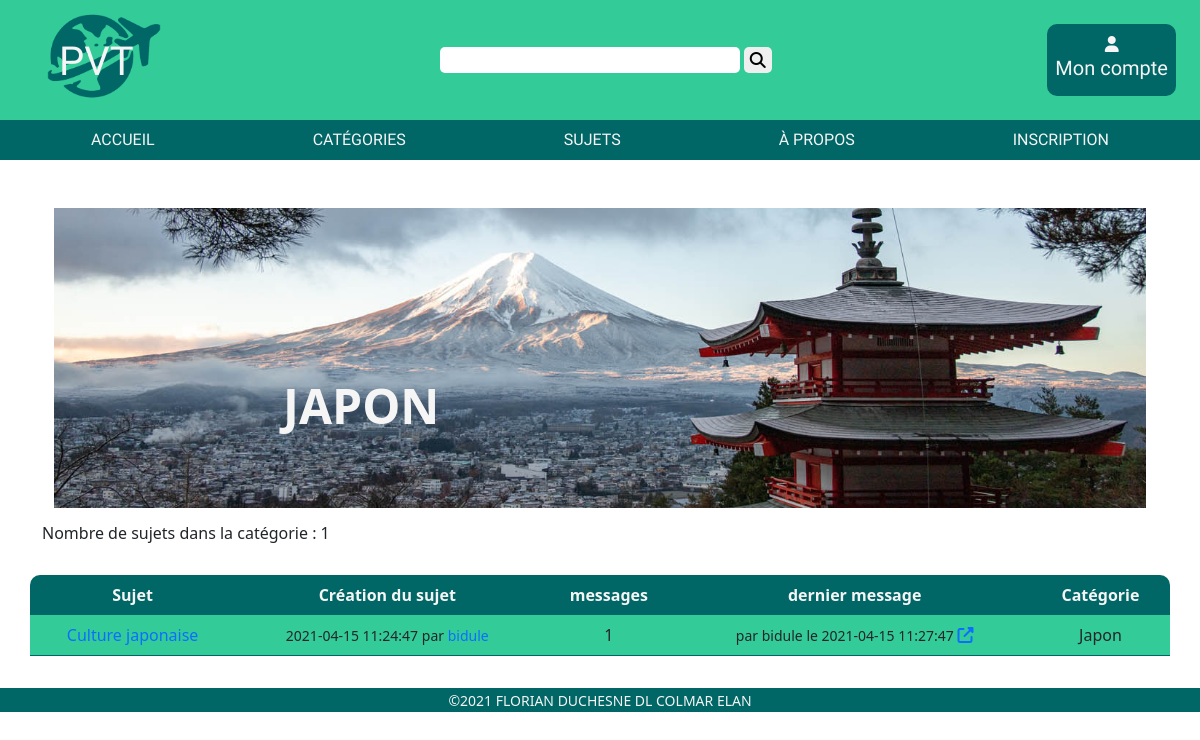
Screenshot of /?ctrl=category&method=listTopicsByCategory&id=1 with the database file from the repository.
### tables this page shows
CREATE TABLE `category` (
  `id_category` int(11) NOT NULL,
  `name` varchar(50) NOT NULL,
  `dateCreation` datetime NOT NULL DEFAULT current_timestamp(),
  `img` varchar(255) DEFAULT NULL
);

CREATE TABLE `topic` (
  `id_topic` int(11) NOT NULL,
  `title` varchar(50) NOT NULL,
  `dateCreation` datetime NOT NULL DEFAULT current_timestamp(),
  `lock` tinyint(1) NOT NULL DEFAULT 0,
  `user_id` int(11) DEFAULT NULL,
  `category_id` int(11) NOT NULL
);

CREATE TABLE `user` (
  `id_user` int(11) NOT NULL,
  `pseudo` varchar(50) NOT NULL,
  `email` varchar(50) NOT NULL,
  `password` varchar(255) NOT NULL,
  `dateRegistration` datetime NOT NULL DEFAULT current_timestamp(),
  `icon` varchar(255) DEFAULT NULL,
  `description` varchar(200) DEFAULT NULL,
  `statut` tinyint(1) DEFAULT 0
);

CREATE TABLE `message` (
  `id_message` int(11) NOT NULL,
  `content` text NOT NULL,
  `dateCreation` datetime NOT NULL DEFAULT current_timestamp(),
  `topic_id` int(11) NOT NULL,
  `user_id` int(11) NOT NULL
);

### app/Autoloader.php (called while the page is built, shortened)
<?php
abstract class Autoloader
{
	public static function autoload($class)
	{
		$parts = preg_split('#\\\#', $class);
		$className = array_pop($parts);
		$path = strtolower(implode(DS, $parts));
		$file = $className . '.php';
		$filepath = ROOT_DIR . $path . DS . $file;
	}
}

### app/Router.php (called while the page is built, shortened)
<?php
abstract class Router
{
    public static function handleRequest($get)
    {
        $method = "index";
        $ctrl = new $ctrlname();
        if (isset($get['method']) && method_exists($ctrl, $get['method'])) {
            $method = $get['method'];
        }
        return $ctrl->$method();
    }
}

### app/DAO.php (called while the page is built, shortened)
<?php
    abstract class DAO
    {
        public static function getConnection(){
            try{
                $pdo = new \PDO(
                    'mysql:host='.self::DB_HOST.';dbname='.self::DB_NAME,
                    self::DB_USER,
                    self::DB_PASS,
                    [
                        \PDO::ATTR_ERRMODE => \PDO::ERRMODE_EXCEPTION,
                        \PDO::ATTR_DEFAULT_FETCH_MODE => \PDO::FETCH_ASSOC
                    ]
                );
                return $pdo;
            }
            catch(\Exception $e){
                echo $e->getMessage();
                die();
            }
        }
    }

### controller/CategoryController.php (called while the page is built, shortened)
<?php
class CategoryController
{
  public function listTopicsByCategory()
  {
    $id = (isset($_GET['id'])) ? $_GET['id'] : null;
    $messageModel = new MessageManager;
    $categoryModel = new CategoryManager;
    $topicModel = new TopicManager;
    $category = $categoryModel->findOneById($id);
    $topics = $topicModel->findTopicsByCategory($id);
    foreach ($topics as $value) {
      $idTopic = $value->getId();
      $lastMessages[] = $messageModel->dernierMessage($idTopic);
      $nbAnswers[] = $topicModel->countAnswers($idTopic);
    }
    $nbTopics = $topicModel->countTopicsByCategory($id);
    if (empty($lastMessages)) {
      return [
        "view" => "listTopicsByCategoryEmpty.php",
        "data" => [
          "category" => $category,
          "topics" => $topics,
          "nbTopics" => $nbTopics
        ]
      ];
    } else {
      return [
        "view" => "listTopicsByCategory.php",
        "data" => [
          "category" => $category,
          "topics" => $topics,
          "nbTopics" => $nbTopics,
          "lastMessages" => $lastMessages,
          "nbAnswers" => $nbAnswers
        ]
      ];
    }
  }
}

### model/manager/CategoryManager.php (called while the page is built, shortened)
<?php
class CategoryManager extends AbstractManager
{
  private static $classname = "Model\Entity\Category";
  public function findOneById($id)
  {
    $sql = "SELECT * FROM category WHERE id_category = :id";
    return self::getOneOrNullResult(
      self::select($sql, ["id" => $id], false),
      self::$classname
    );
  }
}

### app/AbstractManager.php (called while the page is built, shortened)
<?php
abstract class AbstractManager
{
    private static $connection;
    protected static function connect()
    {
        self::$connection = DAO::getConnection();
    }
    protected static function getOneOrNullResult($row, $class)
    {
        if ($row != null) {
            return new $class($row);
        }
        return null;
    }
    protected static function getResults($rows, $class)
    {
        $results = [];
        if ($rows != null) {
            foreach ($rows as $row) {
                $results[] = new $class($row);
            }
        }
        return $results;
    }
    protected static function select($sql, $params = null, $multiple = true)
    {
        $stmt = self::$connection->prepare($sql);
        $stmt->execute($params);
        if ($multiple) {
            return $stmt->fetchAll();
        }
        return $stmt->fetch();
    }
}

### app/AbstractEntity.php (called while the page is built, shortened)
<?php
abstract class AbstractEntity
{
    protected static function hydrate($data, $object)
    {
        foreach ($data as $field => $value) {
            $fieldArray = explode("_", $field);
            $field = $fieldArray[0];
            if (isset($fieldArray[1]) && $fieldArray[1] == "id") {
                $classname = ucfirst($fieldArray[0]) . "Manager";
                $manager = new $FKCName();
                $field = $fieldArray[0];
                $value = $manager->findOneById($value);
            }
            $method = "set" . ucfirst($field);
        }
    }
}

### model/entity/Category.php (called while the page is built, shortened)
<?php
class Category extends AbstractEntity
{
  public function setId($id)
  {
    return $this;
  }
  public function setName($name)
  {
    return $this;
  }
  public function setDateCreation($dateCreation)
  {
    return $this;
  }
  public function setImg($img)
  {
    return $this;
  }
}

### model/manager/TopicManager.php (called while the page is built, shortened)
<?php
class TopicManager extends AbstractManager
{
  private static $classname = "Model\Entity\Topic";
  public function findTopicsByCategory($id)
  {
    $sql = "SELECT * FROM topic t WHERE t.category_id = :id";
    return self::getResults(
      self::select($sql, ["id" => $id], true),
      self::$classname
    );
  }
}

### model/entity/Topic.php (called while the page is built, shortened)
<?php
class Topic extends AbstractEntity
{
  public function __construct($data)
  {
    parent::hydrate($data, $this);
  }
  public function setId($id)
  {
    return $this;
  }
  public function setTitle($title)
  {
    return $this;
  }
  public function setUser($user)
  {
    return $this;
  }
  public function setCategory($category)
  {
    return $this;
  }
  public function setDateCreation($dateCreation)
  {
    return $this;
  }
  public function setLock($lock)
  {
    return $this;
  }
}

### model/manager/UserManager.php (called while the page is built, shortened)
<?php
class UserManager extends AbstractManager
{
  private static $classname = "Model\Entity\User";
  public function findOneById($id)
  {
    $sql = "SELECT * FROM user u WHERE u.id_user = :id";
    return self::getOneOrNullResult(
      self::select($sql, ["id" => $id], false),
      self::$classname
    );
  }
}

### model/entity/User.php (called while the page is built, shortened)
<?php
class User extends AbstractEntity
{
  public function setId($id)
  {
    return $this;
  }
  public function setPseudo($pseudo)
  {
    return $this;
  }
  public function setEmail($email)
  {
    return $this;
  }
  public function setPassword($password)
  {
    return $this;
  }
  public function setDateRegistration($dateRegistration)
  {
    return $this;
  }
  public function setIcon($icon)
  {
    return $this;
  }
  public function setDescription($description)
  {
    return $this;
  }
  public function setStatut($statut)
  {
    return $this;
  }
}

### view/listTopicsByCategory.php (the view, shortened to what this page needs)
<?php
if (isset($data['category'])) {
  $category = $data['category'];
  foreach ($data['nbTopics'] as $value) {
    $nbTopics = $value;
  }
?>
  <div class="container mt-5">
    <figure id="visuelCategory">
      <img src=<?= $category->getImg() ?> class="container">
      <figcaption>
        <h1><?= $category->getName() ?></h1>
      </figcaption>
    </figure>
    <h6>Nombre de sujets dans la catégorie : <?= $nbTopics ?></h6>
  </div>
<?php
}
?>
<table class="container">
  <thead>
    <th>Sujet</th>
    <th>Création du sujet</th>
    <th>messages</th>
    <th>dernier message</th>
    <th>Catégorie</th>
  </thead>
  <tbody>
    <?php
    $i = 0;
    foreach ($data['topics'] as $topic) {
    ?>
      <tr>
        <td><a href="?ctrl=topic&method=detailTopicById&id=<?= $topic->getId() ?>"><?= $topic->getTitle() ?></a></td>
        <td><small> <?= $topic->getDateCreation() ?> par <a href='?ctrl=user&method=detailUser&id= <?= $topic->getUser()->getId() ?>'> <?= $topic->getUser()->getPseudo() ?> </a> </small></td>
        <td>
          <?php
          if (isset($data['nbAnswers'])) {
            echo $data['nbAnswers'][$i]['nbMessages'] . "</td>";
          }
          ?>
        <td>
          <?php
          if (isset($data['lastMessages'][$i])) {
            echo "<small>par " . $data['lastMessages'][$i]->getUser()->getPseudo() . " le " . $data['lastMessages'][$i]->getDateCreation() . " </small><a href='?ctrl=topic&method=detailTopicById&id=" . $topic->getId() . "'><i class='fas fa-external-link-alt'></i></a></td>";
          }
          ?>
        <td><?= $topic->getCategory()->getName() ?></td>
      </tr>
    <?php
      $i++;
    }
    ?>
  </tbody>
</table>

### public/css/style.css (style rules this page uses)
* { box-sizing: border-box; }
body { margin: 0; }
a { text-decoration: none; }
main h1 { margin: 1em; color: #006666; margin-left: 2em; }
table td, th { min-width: 100px; padding: 0.5em; text-align: center; }
thead :first-child { border-radius: 10px 0px 0px 0px; }
thead :last-child { border-radius: 0px 10px 0px 0px; }
table { margin: 2em; }
table th { background-color: #006666; color: whitesmoke; }
table td { background-color: #33cc99; border-bottom: solid #006666 1px; }
#visuelCategory { position: relative; height: 300px; overflow: hidden; }
#visuelCategory img { transform: translateY(-300px); }
#visuelCategory figcaption h1 { position: absolute; top: 50%; left: 20%; transform: translate(-50%, -50%); font-weight: bolder; text-transform: uppercase; font-size: xxx-large; text-align: center; color: whitesmoke; }

### rows the page displays
category: img (picture), name "JAPON"
topic: title "Culture japonaise", dateCreation "2021-04-15 11:24:47", user.pseudo "bidule", nbMessages "1", category.name "Japon"
message: dateCreation "2021-04-15 11:27:47"

### other values shown
$nbTopics "1"
